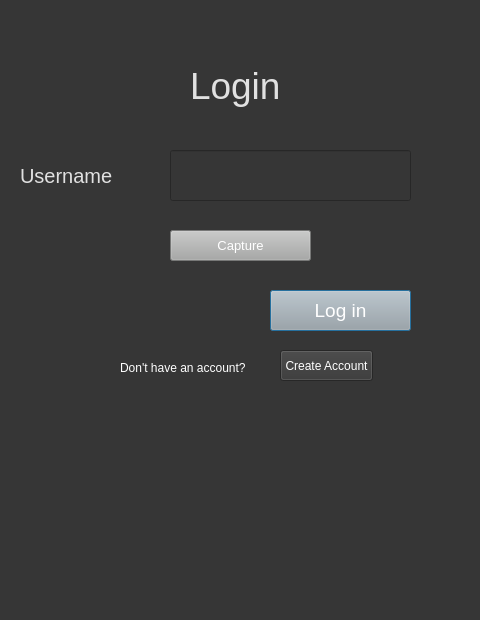
<?xml version="1.0" encoding="UTF-8"?>
<ui version="4.0">
 <class>Dialog</class>
 <widget class="QDialog" name="Dialog">
  <property name="geometry">
   <rect>
    <x>0</x>
    <y>0</y>
    <width>480</width>
    <height>620</height>
   </rect>
  </property>
  <property name="windowTitle">
   <string>Dialog</string>
  </property>
  <property name="styleSheet">
   <string notr="true">background-color: rgb(54, 54, 54);</string>
  </property>
  <widget class="QLabel" name="label">
   <property name="geometry">
    <rect>
     <x>190</x>
     <y>50</y>
     <width>121</width>
     <height>71</height>
    </rect>
   </property>
   <property name="styleSheet">
    <string notr="true">color:rgb(225, 225, 225); font-size:28pt;</string>
   </property>
   <property name="text">
    <string>Login</string>
   </property>
  </widget>
  <widget class="QLabel" name="label_2">
   <property name="geometry">
    <rect>
     <x>20</x>
     <y>160</y>
     <width>111</width>
     <height>31</height>
    </rect>
   </property>
   <property name="styleSheet">
    <string notr="true">font-size:15pt; color:rgb(225, 225, 225)</string>
   </property>
   <property name="text">
    <string>Username</string>
   </property>
  </widget>
  <widget class="QLineEdit" name="username">
   <property name="geometry">
    <rect>
     <x>170</x>
     <y>150</y>
     <width>241</width>
     <height>51</height>
    </rect>
   </property>
   <property name="styleSheet">
    <string notr="true">font-size:14pt; color:rgb(243, 243, 243)</string>
   </property>
  </widget>
  <widget class="QPushButton" name="loginbutton">
   <property name="geometry">
    <rect>
     <x>270</x>
     <y>290</y>
     <width>141</width>
     <height>41</height>
    </rect>
   </property>
   <property name="styleSheet">
    <string notr="true">background-color: rgb(167, 168, 167); font-size:14pt; color:rgb(255, 255, 255)</string>
   </property>
   <property name="text">
    <string>Log in</string>
   </property>
  </widget>
  <widget class="QLabel" name="label_4">
   <property name="geometry">
    <rect>
     <x>120</x>
     <y>360</y>
     <width>131</width>
     <height>16</height>
    </rect>
   </property>
   <property name="styleSheet">
    <string notr="true">color:rgb(255, 255, 255)</string>
   </property>
   <property name="text">
    <string>Don't have an account?</string>
   </property>
  </widget>
  <widget class="QPushButton" name="createaccbutton">
   <property name="geometry">
    <rect>
     <x>280</x>
     <y>350</y>
     <width>93</width>
     <height>31</height>
    </rect>
   </property>
   <property name="styleSheet">
    <string notr="true">color:rgb(255, 255, 255)</string>
   </property>
   <property name="text">
    <string>Create Account</string>
   </property>
  </widget>
  <widget class="QWidget" name="widget" native="true">
   <property name="geometry">
    <rect>
     <x>70</x>
     <y>410</y>
     <width>331</width>
     <height>131</height>
    </rect>
   </property>
   <property name="styleSheet">
    <string notr="true">image: url(:/image/08f93276-ac5b-46bc-a82a-9887de18b4af.jpg);</string>
   </property>
  </widget>
  <widget class="QPushButton" name="capture">
   <property name="geometry">
    <rect>
     <x>170</x>
     <y>230</y>
     <width>141</width>
     <height>31</height>
    </rect>
   </property>
   <property name="styleSheet">
    <string notr="true">background-color: rgb(167, 168, 167); font-size:10pt; color:rgb(255, 255, 255)</string>
   </property>
   <property name="text">
    <string>Capture</string>
   </property>
  </widget>
 </widget>
 <resources>
  <include location="image.qrc"/>
 </resources>
 <connections/>
</ui>
